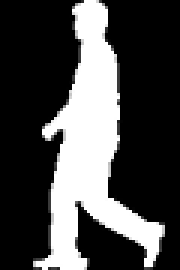
#> input picture src/7_auto_human_pose/data/MyAutoData/picture.png, 60 x 90 px (shown 3 times larger)
$ python -i normalize.py   (imports and definitions only)
#> lines starting #> are read from the running program, lines starting #| are printed output that depends on the picture; after the words box and inside, x2 and y2 are one past the last pixel; in counts of white or black regions, pixels touching at a corner belong together
# -*- coding: utf-8 -*-
import logging

import cv2
import numpy as np

try:
    import log  # type: ignore
except ImportError:  # pragma: no cover
    class _LogShim:
        @staticmethod
        def message(msg, *args):
            logging.getLogger(__name__).info(msg, *args)

    log = _LogShim()


HEIGHT = 90
WIDTH = 60


def _find_contours(image):
    result = cv2.findContours(image, cv2.RETR_EXTERNAL, cv2.CHAIN_APPROX_SIMPLE)
    if len(result) == 3:
        _, contours, _ = result
    else:
        contours, _ = result
    return contours


def GetFinalContour(contour, num):
    del num
    if not contour:
        raise ValueError('No contours found in image')
    if len(contour) == 1:
        return contour[0]
    return np.concatenate(contour, axis=0)


def ReadImg(img):
    img_gray = cv2.cvtColor(img, cv2.COLOR_BGR2GRAY)
    _, thresh = cv2.threshold(img_gray, 100, 255, 0)
    return thresh


def GetMeans(thresh):
    contours = _find_contours(thresh)
    cnt = GetFinalContour(contours, len(contours))
    moments = cv2.moments(cnt)
    cx = int(moments['m10'] / moments['m00'])
    cy = int(moments['m01'] / moments['m00'])
    return cx, cy, cnt


def GetHeadMeans(imgH):
    contours = _find_contours(imgH)
    cnt = GetFinalContour(contours, len(contours))

    topmost = tuple(cnt[cnt[:, :, 1].argmin()][0])
    bottommost = tuple(cnt[cnt[:, :, 1].argmax()][0])
    log.message("Topmost=%d bottommost=%d", topmost[1], bottommost[1])

    height1, width1 = imgH.shape[:2]
    head_height = max(int(height1 * 0.12), 1)
    thresh = imgH[topmost[1]:int(topmost[1] + head_height), 1:width1]

    contours_head = _find_contours(thresh)
    cnt1 = GetFinalContour(contours_head, len(contours_head))

    moments_head = cv2.moments(cnt1)
    moments_body = cv2.moments(cnt)

    cx = int(moments_head['m10'] / moments_head['m00'])
    cy = int(moments_body['m01'] / moments_body['m00'])
    return cx, cy, cnt


def GetNormalPic(imgm):
    img = ReadImg(imgm)
    img1 = imgm.copy()
    rows, cols = img.shape
    cx, _, cnt = GetHeadMeans(img)

    topmost = tuple(cnt[cnt[:, :, 1].argmin()][0])
    bottommost = tuple(cnt[cnt[:, :, 1].argmax()][0])
    height = bottommost[1] - topmost[1]
    new_x = cx - height / 3.0
    new_width = height * 2.0 / 3.0
    matrix = np.float32([[1, 0, 0], [0, 1, 0]])

    if new_x + new_width > cols:
        delta_x = cols - (new_x + new_width)
        matrix[0][2] = float(delta_x)
        dst = cv2.warpAffine(img1, matrix, (cols, rows))
        person = dst[topmost[1]:bottommost[1], int(new_x + delta_x):cols]
    elif new_x < 0:
        matrix[0][2] = float(abs(new_x))
        dst = cv2.warpAffine(img1, matrix, (cols, rows))
        person = dst[topmost[1]:bottommost[1], 0:int(new_width)]
    else:
        dst = img1
        person = dst[topmost[1]:bottommost[1], int(new_x):int(new_x + new_width)]

    return cv2.resize(person, (WIDTH, HEIGHT))


def Normalize(im):
    return GetNormalPic(im)

>>> import cv2
>>> picture = cv2.imread('data/MyAutoData/picture.png')
#> picture is the input picture: shape (90, 60, 3); min 0, max 255, mean 72.8
>>> result = GetNormalPic(picture)
#> in ReadImg, `_, thresh = cv2.threshold(img_gray, 100, 255, 0)`:
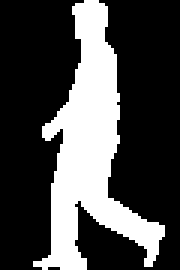
#> thresh: shape (90, 60) (shown 3 times larger); 28.7% white; 1 white region
#> in _find_contours, `result = cv2.findContours(image, cv2.RETR_EXTERNAL, cv2.CHAIN_APPROX_S..`: result = 1 contour; box (x1, y1, x2, y2) and area: (11, 0, 55, 90) 1410
#> in _find_contours, `contours, _ = result`: contours has the same summary as result
#> in GetHeadMeans, `contours = _find_contours(imgH)`: contours has the same summary as result in _find_contours
#> in GetHeadMeans, `cnt = GetFinalContour(contours, len(contours))`: cnt = contour of 130 points, box (x1, y1, x2, y2) (11, 0, 55, 90), area 1410
#> in GetHeadMeans, `topmost = tuple(cnt[cnt[:, :, 1].argmin()][0])`: topmost = (28, 0)
#> in GetHeadMeans, `bottommost = tuple(cnt[cnt[:, :, 1].argmax()][0])`: bottommost = (14, 89)
#> in _find_contours (call 2), `result = cv2.findContours(image, cv2.RETR_EXTERNAL, cv2.CHAIN_APPROX_S..`: result = 1 contour; box (x1, y1, x2, y2) and area: (23, 0, 35, 10) 87
#> in _find_contours (call 2), `contours, _ = result`: contours has the same summary as result
#> in GetHeadMeans, `contours_head = _find_contours(thresh)`: contours_head has the same summary as result in _find_contours
#> in GetHeadMeans, `cnt1 = GetFinalContour(contours_head, len(contours_head))`: cnt1 = contour of 13 points, box (x1, y1, x2, y2) (23, 0, 35, 10), area 87
#> in GetHeadMeans, `moments_head = cv2.moments(cnt1)`: moments_head = moments, m00 87, centre m10/m00, m01/m00 = (28.76, 4.67)
#> in GetHeadMeans, `moments_body = cv2.moments(cnt)`: moments_body = moments, m00 1410, centre m10/m00, m01/m00 = (29.75, 49.27)
#> in GetHeadMeans, `cx = int(moments_head['m10'] / moments_head['m00'])`: cx = 28
#> in GetHeadMeans, `cy = int(moments_body['m01'] / moments_body['m00'])`: cy = 49
#> in GetNormalPic, `cx, _, cnt = GetHeadMeans(img)`: cx = 28
#> in GetNormalPic, `topmost = tuple(cnt[cnt[:, :, 1].argmin()][0])`: topmost = (28, 0)
#> in GetNormalPic, `bottommost = tuple(cnt[cnt[:, :, 1].argmax()][0])`: bottommost = (14, 89)
#> in GetNormalPic, `height = bottommost[1] - topmost[1]`: height = 89
#> in GetNormalPic, `new_x = cx - height / 3.0`: new_x = -1.67
#> in GetNormalPic, `new_width = height * 2.0 / 3.0`: new_width = 59.33
#> in GetNormalPic, `dst = cv2.warpAffine(img1, matrix, (cols, rows))`:
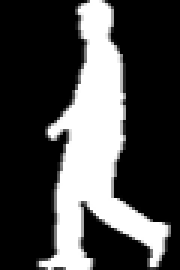
#> dst: shape (90, 60, 3) (shown 3 times larger); min 0, max 255, mean 72.8
#> in GetNormalPic, `person = dst[topmost[1]:bottommost[1], 0:int(new_width)]`:
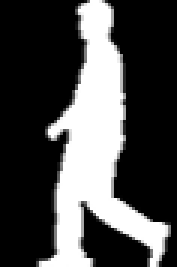
#> person: shape (89, 59, 3) (shown 3 times larger); min 0, max 255, mean 74.2
#> in GetNormalPic, `return cv2.resize(person, (WIDTH, HEIGHT))`:
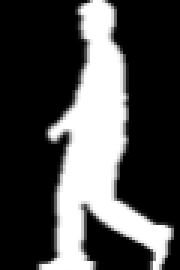
#> returned value: shape (90, 60, 3) (shown 3 times larger); min 0, max 255, mean 74.2
